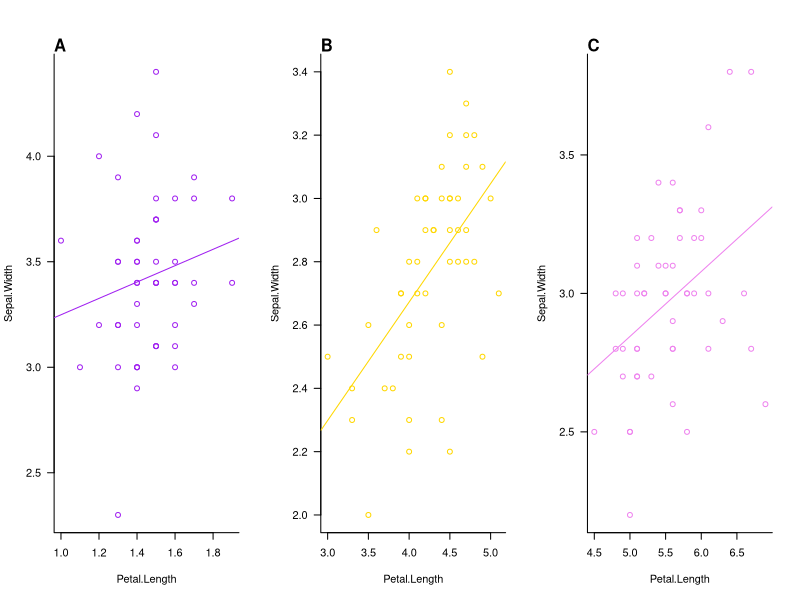

R code for this plot:
## ---- chunk 1
knitr::opts_chunk$set(echo = TRUE)
## ---- chunk 2

data(iris)
iris
par(mfrow=c(1,3), bty='l', las=1)

a <- lm(Sepal.Width ~ Petal.Length, data = iris[iris$Species == "setosa",])
b <- lm(Sepal.Width ~ Petal.Length, data = iris[iris$Species == "versicolor",])
c <- lm(Sepal.Width ~ Petal.Length, data = iris[iris$Species == "virginica",])

coefa <- coef(a)
coefb <- coef(b)
coefc <- coef(c)

plot(Sepal.Width ~ Petal.Length, data = iris[iris$Species == "setosa",], col = "purple")
abline(a=coefa[1], b=coefa[2], col = "purple")
mtext("A", 3, adj=0, font=2)

plot(Sepal.Width ~ Petal.Length, data = iris[iris$Species == "versicolor",], col = "gold")
abline(a=coefb[1], b=coefb[2], col = "gold")
mtext("B", 3, adj=0, font=2)

plot(Sepal.Width ~ Petal.Length, data = iris[iris$Species == "virginica",], col = "violet")
abline(a=coefc[1], b=coefc[2], col = "violet")
mtext("C", 3, adj=0, font=2)



